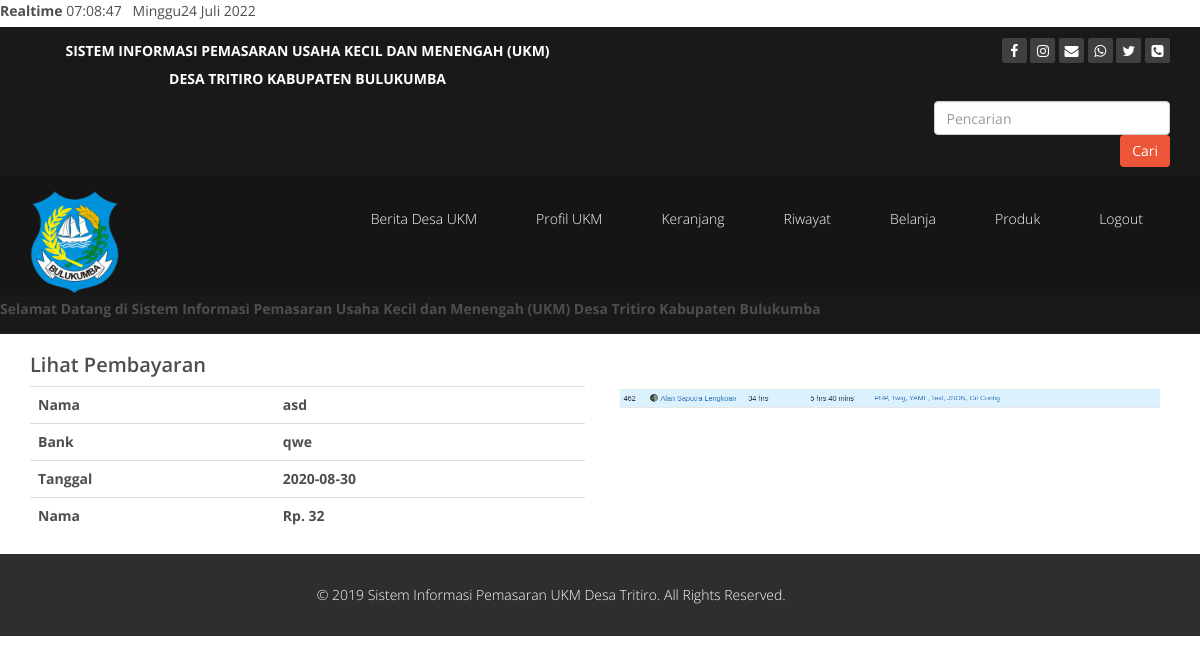
The page /views/user/pembayaran_detail.php?id=2 (signed in) on the database its author committed.
### tables this page shows
CREATE TABLE `pembayaran` (
  `id_pembayaran` int(11) NOT NULL,
  `id_pembelian` int(11) NOT NULL,
  `nama` varchar(255) NOT NULL,
  `bank` varchar(255) NOT NULL,
  `jumlah` int(11) NOT NULL,
  `tanggal` date NOT NULL,
  `bukti` varchar(255) NOT NULL
);

### views/user/pembayaran_detail.php (the view, shortened to what this page needs)
<?php include_once 'atribut/head.php' ?>
<?php include_once 'atribut/menu.php' ?>
<?php
$id_pembelian = $_GET["id"];
$sql    = "SELECT * FROM pembayaran LEFT JOIN pembelian ON pembayaran.id_pembelian=pembelian.id_pembelian WHERE pembelian.id_pembelian='$id_pembelian'";
$ambil  = $koneksi->query($sql);
$detbay = $ambil->fetch_assoc();
?>
<div class="container">
    <h2>Lihat Pembayaran</h2>
    <div class="row">
        <div class="col-md-6">
            <table class="table">
                <tr>
                    <th>Nama</th>
                    <td><?php echo $detbay["nama"] ?></td>
                </tr>
                <tr>
                    <th>Bank</th>
                    <td><?php echo $detbay["bank"] ?></td>
                </tr>
                <tr>
                    <th>Tanggal</th>
                    <td><?php echo $detbay["tanggal"] ?></td>
                </tr>
                <tr>
                    <th>Nama</th>
                    <td>Rp. <?php echo number_format ($detbay["jumlah"]) ?></td>
                </tr>
            </table>
        </div>
        <div class="col-md-6">
            <img src="bukti_pembayaran/<?php echo $detbay["bukti"] ?>" alt="" class="img-responsive">
        </div>
    </div>
</div>
<?php include_once 'atribut/foot.php' ?>

### assets/css/main.css (style rules this page uses)
body { background: #fff; font-family: 'Open Sans', sans-serif; color: #4e4e4e; line-height: 22px; }
h1, h2, h3, h4, h5, h6 { font-weight: 600; font-family: 'Open Sans', sans-serif; color: #4e4e4e; }
h2 { font-size: 20px; }
img { max-width: 100%; }

### rows shown on the page
pembayaran: nama "asd", bank "qwe", tanggal "2020-08-30", jumlah "32", bukti (picture)
